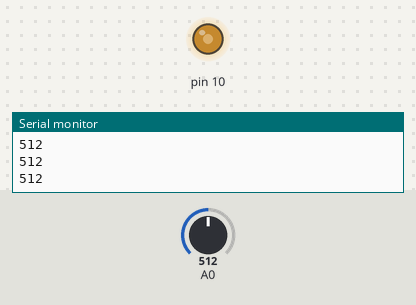
A sketch run on a simulated Arduino Uno, built with avr-gcc and run on an emulated ATmega328P. On the bench: output pins drawn as LEDs (lit = HIGH), the last lines printed to the serial monitor. Inputs (shaded band) come from the test bench; at power-on: A0 = 512.

Above: at 1.2 s.
1.3 s: A0 set to 716
At 2.5 s:
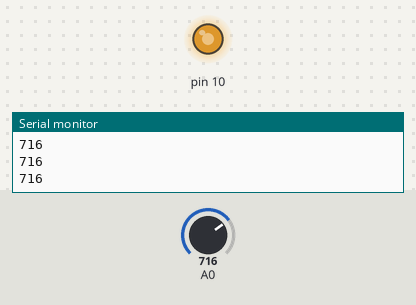
2.8 s: A0 set to 900
At 4.0 s:
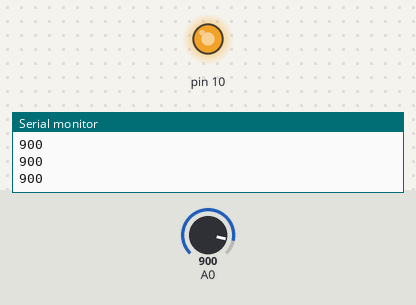
4.3 s: A0 set to 122
At 5.3 s:
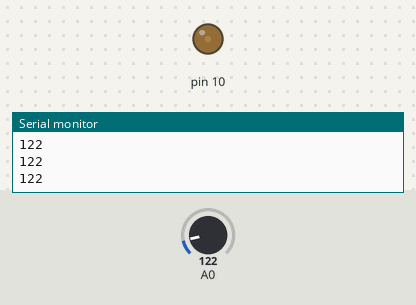
5.8 s: A0 set to 0
At 6.7 s:
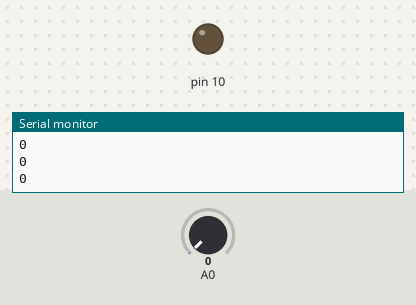
7.3 s: A0 set to 511
At 7.8 s:
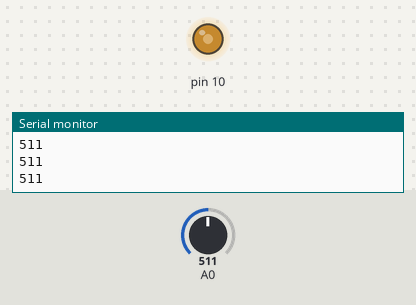
Timing chart, 0 to 9.8 s (numbered marks = the images above; inputs shaded):
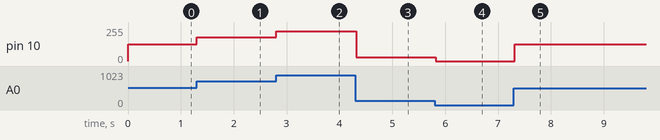

Measured:
- after the input at 1.3 s, pin 10: 127/255 → 178/255 at once
- after the input at 2.8 s, pin 10: 178/255 → 224/255 at once
- after the input at 4.3 s, pin 10: 224/255 → 30/255 at once
- after the input at 5.8 s, pin 10: 30/255 → 0/255 at once
- after the input at 7.3 s, pin 10: 0/255 → 127/255 at once

The sketch:

test.ino
```cpp
void setup() {
 Serial.begin(9600);
 pinMode(10,OUTPUT);
}

void loop() {
  int val = analogRead(A0);
  Serial.println(val);
  int c = map(val,0,1023,0,255);
  analogWrite(10,c);
  delay(20);
}
```
